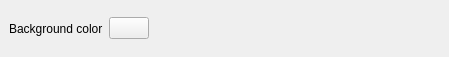
<ui version="4.0" >
 <class>LayoutViewConfigPage</class>
 <widget class="QFrame" name="LayoutViewConfigPage" >
  <property name="geometry" >
   <rect>
    <x>0</x>
    <y>0</y>
    <width>449</width>
    <height>57</height>
   </rect>
  </property>
  <property name="windowTitle" >
   <string>Settings</string>
  </property>
  <layout class="QGridLayout" >
   <property name="margin" >
    <number>9</number>
   </property>
   <property name="spacing" >
    <number>6</number>
   </property>
   <item row="0" column="1" >
    <widget class="lay::ColorButton" name="bkgnd_color_pb" >
     <property name="autoFillBackground" >
      <bool>false</bool>
     </property>
     <property name="text" >
      <string/>
     </property>
    </widget>
   </item>
   <item row="0" column="0" >
    <widget class="QLabel" name="label" >
     <property name="text" >
      <string>Background color</string>
     </property>
    </widget>
   </item>
   <item row="0" column="2" >
    <spacer>
     <property name="orientation" >
      <enum>Qt::Horizontal</enum>
     </property>
     <property name="sizeType" >
      <enum>QSizePolicy::Expanding</enum>
     </property>
     <property name="sizeHint" >
      <size>
       <width>111</width>
       <height>31</height>
      </size>
     </property>
    </spacer>
   </item>
  </layout>
 </widget>
 <layoutdefault spacing="6" margin="11" />
 <customwidgets>
  <customwidget>
   <class>lay::ColorButton</class>
   <extends>QPushButton</extends>
   <header>layWidgets.h</header>
  </customwidget>
 </customwidgets>
 <tabstops>
  <tabstop>bkgnd_color_pb</tabstop>
 </tabstops>
 <resources/>
 <connections/>
</ui>
